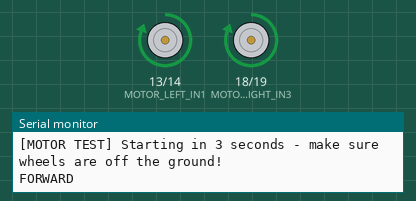
This sketch was run on a simulated ESP32. Parts: motor-driver pin pairs drawn as motors (green arrow = first pin HIGH = forward, orange = second pin HIGH = backward, longer = more drive), the last lines printed to the serial monitor.

Above: at 3.7 s.
At 9.5 s:
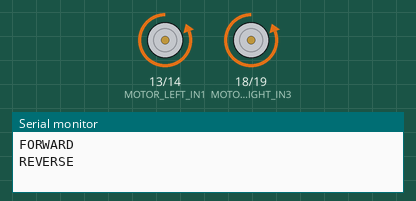
At 15.3 s:
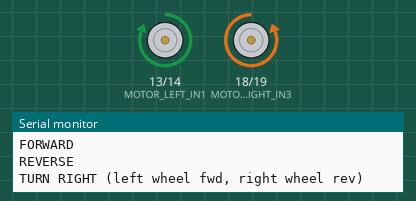
At 18.2 s:
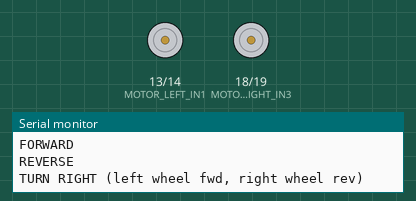
Timing chart, 0 to 25.9 s (numbered marks = the images above):
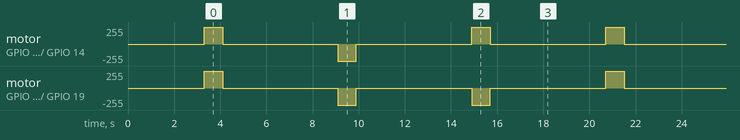

The sketch:

motor_test.ino
```cpp
/*
  NETRA - Standalone L298N motor test

  SAFETY FIRST:
    - Put the robot chassis on a stand, box, or hold its wheels off the
      ground/table for this first test, so it can't drive off the table if
      a direction is wired backwards.
    - This sketch runs each direction for only 800ms, then stops and waits
      5 seconds before the next one - never runs continuously/unattended.

  Wiring:
    L298N +12V/motor terminal -> battery pack (+)
    L298N GND terminal        -> battery pack (-) AND ESP32 GND (common ground!)
    L298N OUT1/OUT2           -> left motor
    L298N OUT3/OUT4           -> right motor
    L298N IN1                 -> ESP32 GPIO13
    L298N IN2                 -> ESP32 GPIO14
    L298N IN3                 -> ESP32 GPIO18
    L298N IN4                 -> ESP32 GPIO19
    L298N ENA/ENB jumpers     -> LEAVE ON (full speed, no GPIO needed)
    100uF capacitor           -> across the motor-power terminal (+/-),
                                 mind polarity (long leg = +)

  If a motor spins the WRONG direction: swap that motor's two OUT wires at
  the L298N screw terminal (easier than rewiring GPIOs).
*/

#include "pins.h"

void motorsStop() {
  digitalWrite(MOTOR_LEFT_IN1, LOW);
  digitalWrite(MOTOR_LEFT_IN2, LOW);
  digitalWrite(MOTOR_RIGHT_IN3, LOW);
  digitalWrite(MOTOR_RIGHT_IN4, LOW);
}

void setup() {
  Serial.begin(115200);
  delay(300);
  pinMode(MOTOR_LEFT_IN1, OUTPUT);
  pinMode(MOTOR_LEFT_IN2, OUTPUT);
  pinMode(MOTOR_RIGHT_IN3, OUTPUT);
  pinMode(MOTOR_RIGHT_IN4, OUTPUT);
  motorsStop();
  Serial.println("[MOTOR TEST] Starting in 3 seconds - make sure wheels are off the ground!");
  delay(3000);
}

void loop() {
  Serial.println("FORWARD");
  digitalWrite(MOTOR_LEFT_IN1, HIGH);  digitalWrite(MOTOR_LEFT_IN2, LOW);
  digitalWrite(MOTOR_RIGHT_IN3, HIGH); digitalWrite(MOTOR_RIGHT_IN4, LOW);
  delay(800);
  motorsStop();
  delay(5000);

  Serial.println("REVERSE");
  digitalWrite(MOTOR_LEFT_IN1, LOW);  digitalWrite(MOTOR_LEFT_IN2, HIGH);
  digitalWrite(MOTOR_RIGHT_IN3, LOW); digitalWrite(MOTOR_RIGHT_IN4, HIGH);
  delay(800);
  motorsStop();
  delay(5000);

  Serial.println("TURN RIGHT (left wheel fwd, right wheel rev)");
  digitalWrite(MOTOR_LEFT_IN1, HIGH); digitalWrite(MOTOR_LEFT_IN2, LOW);
  digitalWrite(MOTOR_RIGHT_IN3, LOW); digitalWrite(MOTOR_RIGHT_IN4, HIGH);
  delay(800);
  motorsStop();
  delay(5000);
}
```

pins.h
```cpp
/*
  NETRA - Vehicle A Pin Assignment (v3: HC-SR04 ultrasonic + L298N motor driver module)
  ESP32 DevKit V1

  Rules followed:
  - Avoid strapping pins for anything critical: GPIO0, GPIO2, GPIO5, GPIO12, GPIO15
  - Avoid input-only pins (GPIO34-39) for outputs
  - Keep UART0 (GPIO1/GPIO3) completely free -> this is the USB link to the laptop
  - GPS gets its own hardware UART (UART1). No radar UART needed -
    HC-SR04 is a simple trigger/echo digital sensor, not a UART device.
*/

#ifndef NETRA_PINS_H
#define NETRA_PINS_H

// ---------- 16x2 Character LCD (I2C backpack, HD44780-compatible) ----------
#define LCD_SDA         21
#define LCD_SCL         22
#define LCD_COLS        16
#define LCD_ROWS        2
#define LCD_I2C_ADDR    0x27   // most common I2C-backpack address; some boards use 0x3F.
                                // Run firmware/i2c_scanner/i2c_scanner.ino if unsure.

// ---------- GPS (NEO-6M) on UART1 ----------
#define GPS_RX_PIN      16
#define GPS_TX_PIN      17
#define GPS_BAUD        9600

// ---------- HC-SR04 Ultrasonic obstacle sensor ----------
#define ULTRASONIC_TRIG_PIN   4    // ESP32 output -> HC-SR04 TRIG (direct, no divider needed)
#define ULTRASONIC_ECHO_PIN   32   // HC-SR04 ECHO -> voltage divider -> ESP32 input (SEE NOTE 2)

// ---------- Buzzer & LEDs ----------
#define BUZZER_PIN      25
#define LED_RED_PIN     26
#define LED_GREEN_PIN   33

// ---------- L298N Motor Driver MODULE (the red board with screw terminals,
// NOT the bare L293D chip - your board already has its own onboard logic,
// so wiring is just 4 direction pins, nothing else from the ESP32 side) ----
#define MOTOR_LEFT_IN1   13   // L298N IN1
#define MOTOR_LEFT_IN2   14   // L298N IN2
#define MOTOR_RIGHT_IN3  18   // L298N IN3
#define MOTOR_RIGHT_IN4  19   // L298N IN4
// ENA and ENB stay on the L298N board's own jumper caps (left ON) - this
// keeps both motors permanently enabled at full speed; the ESP32 does not
// wire to ENA/ENB at all in this MVP. See note 5 below to add PWM speed later.

/*
  WIRING NOTES (read ALL of these before powering anything on):

  1. 16x2 I2C LCD backpack: needs 5V for a readable backlight; its backpack
     handles level-shifting so SDA/SCL are safe straight to GPIO21/GPIO22.
     If you see a blank row of black boxes, turn the small blue potentiometer
     on the back of the backpack (that's contrast, not a wiring fault).

  2. HC-SR04 voltage divider (IMPORTANT - skipping this can damage your
     ESP32's GPIO32 pin):
       HC-SR04 ECHO pin outputs a 5V pulse. ESP32 GPIOs are only 3.3V
       tolerant. Build this simple divider using THREE of your 220-ohm
       resistors (no need to buy 1k/2k - this ratio does the same job):

         HC-SR04 ECHO ---[220 ohm]---+---[220 ohm]---[220 ohm]--- GND
                                      |
                                      +--- ESP32 GPIO32 (ULTRASONIC_ECHO_PIN)

       One 220-ohm resistor between ECHO and the junction node, then TWO
       220-ohm resistors in series (440 ohm total) from that node to GND.
       This divides 5V down to ~3.3V (5V x 440/660 = 3.33V) - safe for the
       ESP32 input.
       HC-SR04 TRIG: wire directly from ESP32 GPIO4, no divider needed (it's
       an ESP32 OUTPUT going INTO the sensor; HC-SR04 reliably reads a 3.3V
       pulse as logic HIGH).
       HC-SR04 VCC -> 5V, GND -> GND (shared ground with everything else).

  3. POWER DOMAINS - the #1 rule for "no brownout, no damage":
       - ESP32 + LCD + GPS + HC-SR04 + buzzer + LEDs ALL run off the ESP32's
         own 5V/3.3V rails, powered via the USB cable (laptop or a power
         bank). This is a completely separate, clean power domain.
       - The two DC motors run on the SEPARATE motor battery pack (your two
         18650 cells), wired to the L298N module's own "+12V"/motor-power
         screw terminal - NOT through the ESP32 at all.
       - L298N IN1-IN4 are simple 3.3V-logic-compatible control inputs on
         the module - wire them straight to the 4 ESP32 GPIOs above. No
         extra logic-supply pin to wire (that's only a concern with the
         bare L293D chip, not this L298N module).
       - ALL grounds (ESP32 GND, L298N GND, motor battery GND) MUST be tied
         together on the breadboard's ground rail. Skipping this "common
         ground" is the single most common reason a two-power-supply robot
         behaves randomly or not at all.
       - NEVER wire the motor battery's raw voltage into the ESP32's 5V/VIN
         pin. Power the ESP32 only from USB during testing and demo.
       - Leave the L298N's own "+5V output" pin (and its 5V-EN jumper)
         alone / disconnected - don't use it to power the ESP32. Motor
         current spikes would ride straight into it and defeat the whole
         point of separating the power domains.

  4. 100uF electrolytic capacitor: connect it directly across the L298N
     module's motor-power screw terminal (+ and -), as close to the module
     as possible, on the battery side. Mind polarity - the capacitor's
     longer leg (or the side NOT marked with a stripe) is positive, goes to
     the + terminal. This absorbs voltage spikes when the motors start/stop
     so they don't glitch the shared ground / reset the ESP32.

  5. ENA/ENB left on the board's jumpers (full speed always) is a deliberate
     MVP simplification. If you later want variable speed, remove those two
     jumpers and wire ENA/ENB to two more ESP32 GPIOs (e.g. GPIO23, GPIO27)
     driven with ledcWrite() PWM - optional upgrade, not needed for the demo.

  6. Buzzer: active buzzer (built-in oscillator), direct digitalWrite
     HIGH/LOW straight from GPIO25, no transistor needed for this MVP. The
     2N2222/BC547 you bought are NOT required here - keep them as spares;
     they'd matter if you later swap to a passive/louder siren buzzer that
     draws more current than a GPIO can safely source.

  7. LEDs: each through a 220-ohm resistor to GND.
*/

#endif
```

Measured:
- by itself, motor on GPIO 13 (MOTOR_LEFT_IN1) / GPIO 14 (MOTOR_LEFT_IN2): repeats every 17.4 s: stopped 5.0 s, backward 255/255 0.80 s, 2 × (stopped 5.0 s, forward 255/255 0.80 s)
- by itself, motor on GPIO 18 (MOTOR_RIGHT_IN3) / GPIO 19 (MOTOR_RIGHT_IN4): repeats every 17.4 s: 2 × (stopped 5.0 s, backward 255/255 0.80 s), stopped 5.0 s, forward 255/255 0.80 s
